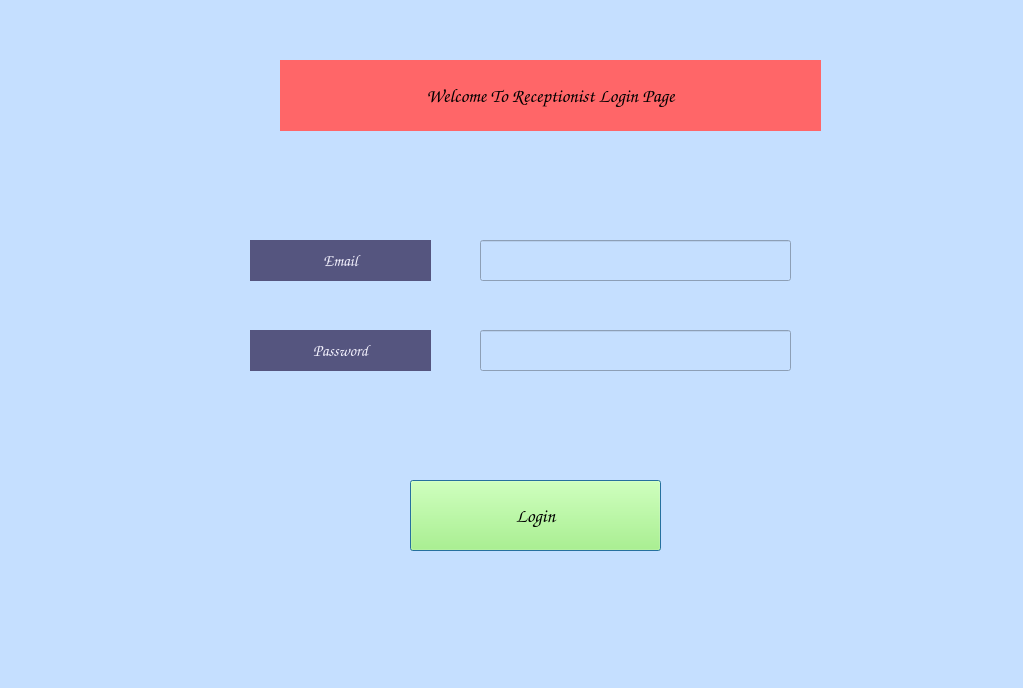
<?xml version="1.0" encoding="UTF-8"?>
<ui version="4.0">
 <class>recep_login_window</class>
 <widget class="QDialog" name="recep_login_window">
  <property name="geometry">
   <rect>
    <x>0</x>
    <y>0</y>
    <width>1023</width>
    <height>688</height>
   </rect>
  </property>
  <property name="cursor">
   <cursorShape>ClosedHandCursor</cursorShape>
  </property>
  <property name="windowTitle">
   <string>Login page</string>
  </property>
  <property name="styleSheet">
   <string notr="true">background-color: rgb(197, 223, 255);</string>
  </property>
  <property name="windowFilePath">
   <string/>
  </property>
  <widget class="QPushButton" name="recep_login_button">
   <property name="geometry">
    <rect>
     <x>410</x>
     <y>480</y>
     <width>251</width>
     <height>71</height>
    </rect>
   </property>
   <property name="font">
    <font>
     <family>Comic Sans MS</family>
     <pointsize>14</pointsize>
     <weight>75</weight>
     <bold>true</bold>
    </font>
   </property>
   <property name="cursor">
    <cursorShape>PointingHandCursor</cursorShape>
   </property>
   <property name="acceptDrops">
    <bool>false</bool>
   </property>
   <property name="autoFillBackground">
    <bool>false</bool>
   </property>
   <property name="styleSheet">
    <string notr="true">background-color: rgb(161, 255, 103);</string>
   </property>
   <property name="text">
    <string>Login</string>
   </property>
  </widget>
  <widget class="QLabel" name="recep_login_email_L">
   <property name="geometry">
    <rect>
     <x>250</x>
     <y>240</y>
     <width>181</width>
     <height>41</height>
    </rect>
   </property>
   <property name="font">
    <font>
     <family>Comic Sans MS</family>
     <pointsize>12</pointsize>
     <weight>75</weight>
     <bold>true</bold>
    </font>
   </property>
   <property name="styleSheet">
    <string notr="true">background-color: rgb(85, 85, 127);
color: rgb(245, 243, 255);</string>
   </property>
   <property name="text">
    <string>Email</string>
   </property>
   <property name="alignment">
    <set>Qt::AlignCenter</set>
   </property>
  </widget>
  <widget class="QLineEdit" name="recep_login_email_LE">
   <property name="geometry">
    <rect>
     <x>480</x>
     <y>240</y>
     <width>311</width>
     <height>41</height>
    </rect>
   </property>
   <property name="font">
    <font>
     <family>Comic Sans MS</family>
     <pointsize>10</pointsize>
     <weight>75</weight>
     <bold>true</bold>
    </font>
   </property>
   <property name="cursor">
    <cursorShape>PointingHandCursor</cursorShape>
   </property>
  </widget>
  <widget class="QLabel" name="recep_login_header_L">
   <property name="geometry">
    <rect>
     <x>280</x>
     <y>60</y>
     <width>541</width>
     <height>71</height>
    </rect>
   </property>
   <property name="font">
    <font>
     <family>Comic Sans MS</family>
     <pointsize>14</pointsize>
     <weight>75</weight>
     <bold>true</bold>
    </font>
   </property>
   <property name="cursor">
    <cursorShape>ClosedHandCursor</cursorShape>
   </property>
   <property name="styleSheet">
    <string notr="true">background-color: rgb(255, 102, 104);</string>
   </property>
   <property name="text">
    <string>Welcome To Receptionist Login Page</string>
   </property>
   <property name="alignment">
    <set>Qt::AlignCenter</set>
   </property>
  </widget>
  <widget class="QLabel" name="recep_login_password_L">
   <property name="geometry">
    <rect>
     <x>250</x>
     <y>330</y>
     <width>181</width>
     <height>41</height>
    </rect>
   </property>
   <property name="font">
    <font>
     <family>Comic Sans MS</family>
     <pointsize>12</pointsize>
     <weight>75</weight>
     <bold>true</bold>
    </font>
   </property>
   <property name="styleSheet">
    <string notr="true">background-color: rgb(85, 85, 127);
color: rgb(245, 243, 255);</string>
   </property>
   <property name="text">
    <string>Password</string>
   </property>
   <property name="alignment">
    <set>Qt::AlignCenter</set>
   </property>
  </widget>
  <widget class="QLineEdit" name="recep_login_password_LE">
   <property name="geometry">
    <rect>
     <x>480</x>
     <y>330</y>
     <width>311</width>
     <height>41</height>
    </rect>
   </property>
   <property name="font">
    <font>
     <family>Comic Sans MS</family>
     <pointsize>10</pointsize>
     <weight>75</weight>
     <bold>true</bold>
    </font>
   </property>
   <property name="cursor">
    <cursorShape>PointingHandCursor</cursorShape>
   </property>
  </widget>
 </widget>
 <resources/>
 <connections/>
</ui>
